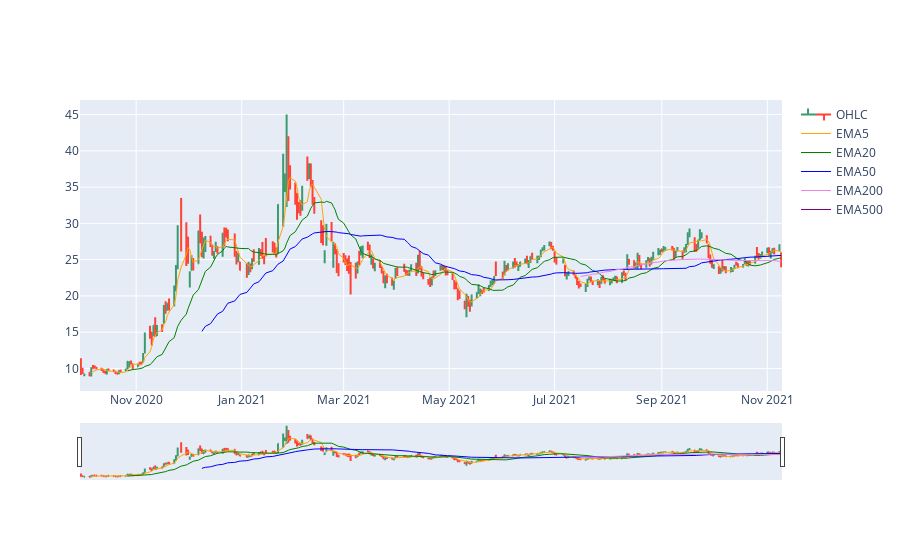

The notebook cell saved with this chart:
### Code cell
PLTR_Data['EMA5'] = PLTR_Data.Close.ewm(span=5, adjust=False).mean()
PLTR_Data['EMA20'] = PLTR_Data.Close.ewm(span=20, adjust=False).mean()
PLTR_Data['EMA50'] = PLTR_Data.Close.ewm(span=50, adjust=False).mean()
PLTR_Data['EMA200'] = PLTR_Data.Close.ewm(span=200, adjust=False).mean()
PLTR_Data['EMA500'] = PLTR_Data.Close.ewm(span=500, adjust=False).mean()

fig = go.Figure(data=[go.Ohlc(x=PLTR_Data['Date'],
                              open=PLTR_Data['Open'],
                              high=PLTR_Data['High'],
                              low=PLTR_Data['Low'],
                              close=PLTR_Data['Close'], name = "OHLC"),
                      go.Scatter(x=PLTR_Data.Date, y=PLTR_Data.SMA5, line=dict(color='orange', width=1), name="EMA5"),
                      go.Scatter(x=PLTR_Data.Date, y=PLTR_Data.SMA20, line=dict(color='green', width=1), name="EMA20"),
                      go.Scatter(x=PLTR_Data.Date, y=PLTR_Data.SMA50, line=dict(color='blue', width=1), name="EMA50"),
                      go.Scatter(x=PLTR_Data.Date, y=PLTR_Data.SMA200, line=dict(color='violet', width=1), name="EMA200"),
                      go.Scatter(x=PLTR_Data.Date, y=PLTR_Data.SMA500, line=dict(color='purple', width=1), name="EMA500")])
fig.show()

### Figure 1 — Plotly figure (JSON) as saved in the notebook; plotly's stock layout.template omitted (floating-point values rounded to 4 significant figures; data arrays with more than 128 entries replaced by an {"elided": "..."} marker saying what was removed)
{"data": [{"close": {"elided": "281 float values"}, "high": {"elided": "281 float values"}, "low": {"elided": "281 float values"}, "name": "OHLC", "open": {"elided": "281 float values"}, "type": "ohlc", "x": {"elided": "281 str values"}}, {"line": {"color": "orange", "width": 1}, "name": "EMA5", "type": "scatter", "x": {"elided": "281 str values"}, "y": {"elided": "281 float values"}}, {"line": {"color": "green", "width": 1}, "name": "EMA20", "type": "scatter", "x": {"elided": "281 str values"}, "y": {"elided": "281 float values"}}, {"line": {"color": "blue", "width": 1}, "name": "EMA50", "type": "scatter", "x": {"elided": "281 str values"}, "y": {"elided": "281 float values"}}, {"line": {"color": "violet", "width": 1}, "name": "EMA200", "type": "scatter", "x": {"elided": "281 str values"}, "y": {"elided": "281 float values"}}, {"line": {"color": "purple", "width": 1}, "name": "EMA500", "type": "scatter", "x": {"elided": "281 str values"}, "y": {"elided": "281 null values"}}], "layout": {}}
